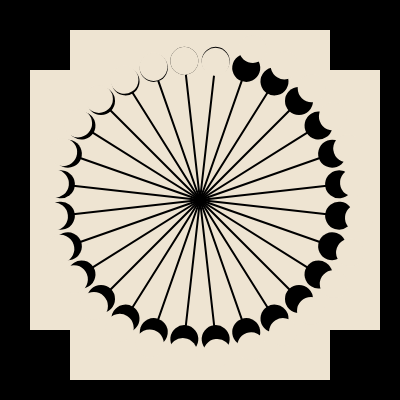
Frame 1 (no input)
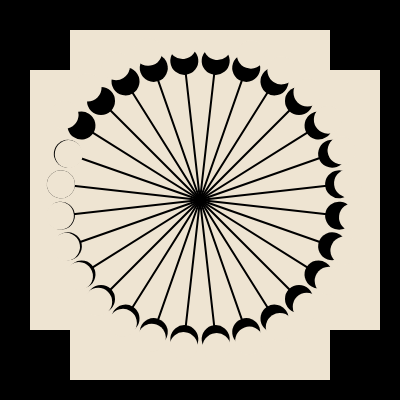
Frame 2 (the mouse pressed at the canvas centre, redrawn once)

The p5.js sketch that drew these frames (run headless with seeded random() and noise() and a simulated clock; the mouse was pressed at the canvas centre and the sketch redrawn once):

// p5.js sketch
// ── sketch.js
x = 100

function setup() {
  createCanvas(400, 400);
  // frameRate(6)
  noLoop()
}

function draw() {
  background(0);
 // fill(0);
 //  noStroke();
 //  rect(90,50,height-180,width-100);
 //  rect(50,90,height-100,width-180);
  translate(width / 2, height / 2)
fill(238, 228, 210)
  noStroke()
  rect(-170,-130,350,260)
  rect(-130,-170,260,350)
  for (a = 0; a < 28; a++) {
    rotate(PI / 28)
    stroke(0)
    strokeWeight(2)
    line(0, 0, 130, 0);
    cir()

    rotate(PI / 28)


  }
}

function cir() {
  fill(0)
  noStroke()
  circle(140, 0, 28)
  if (x >= 140) {
    x--
  } else {
    x = 160
  }
  fill(238, 228, 210)
  noStroke()
  circle(x, 0, 28)
}
